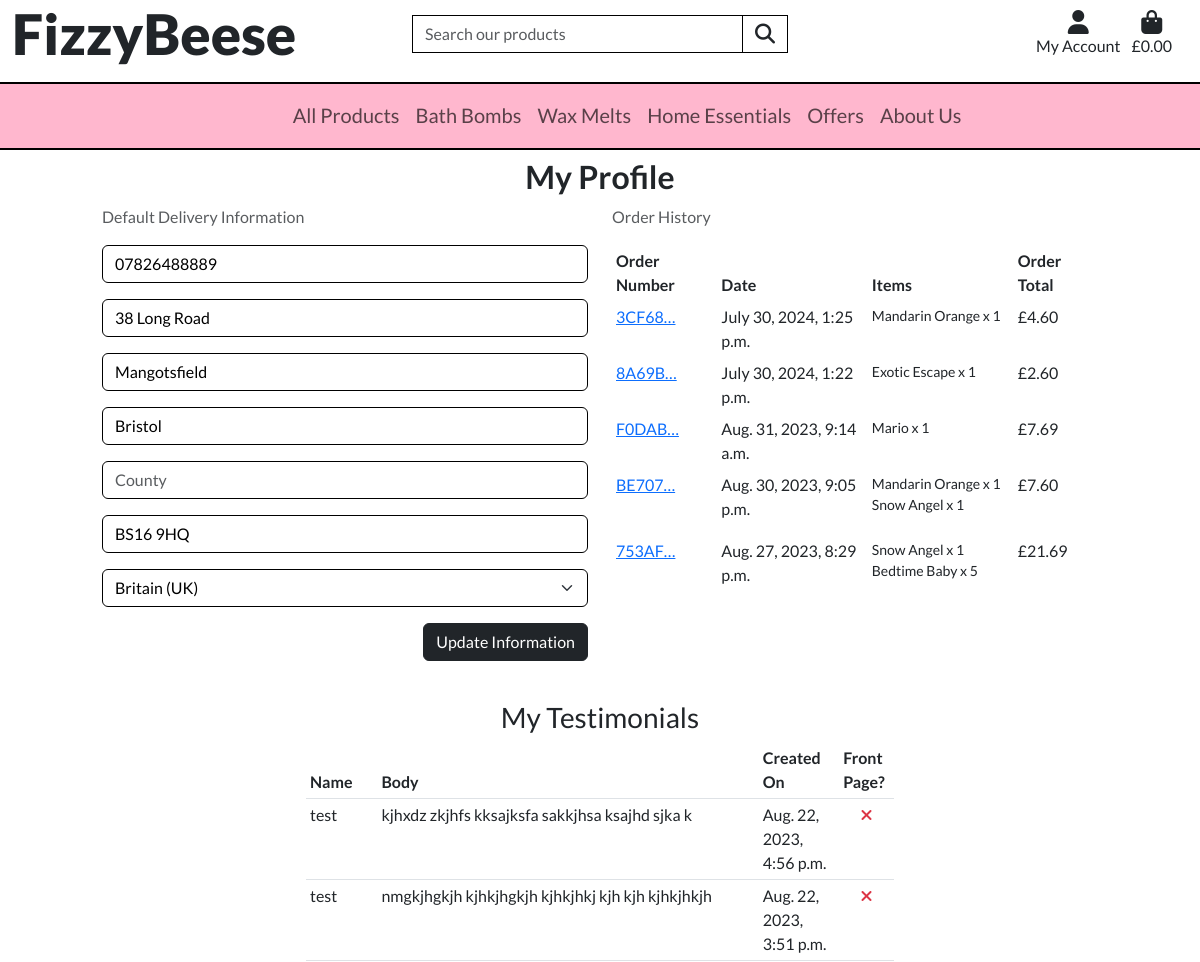
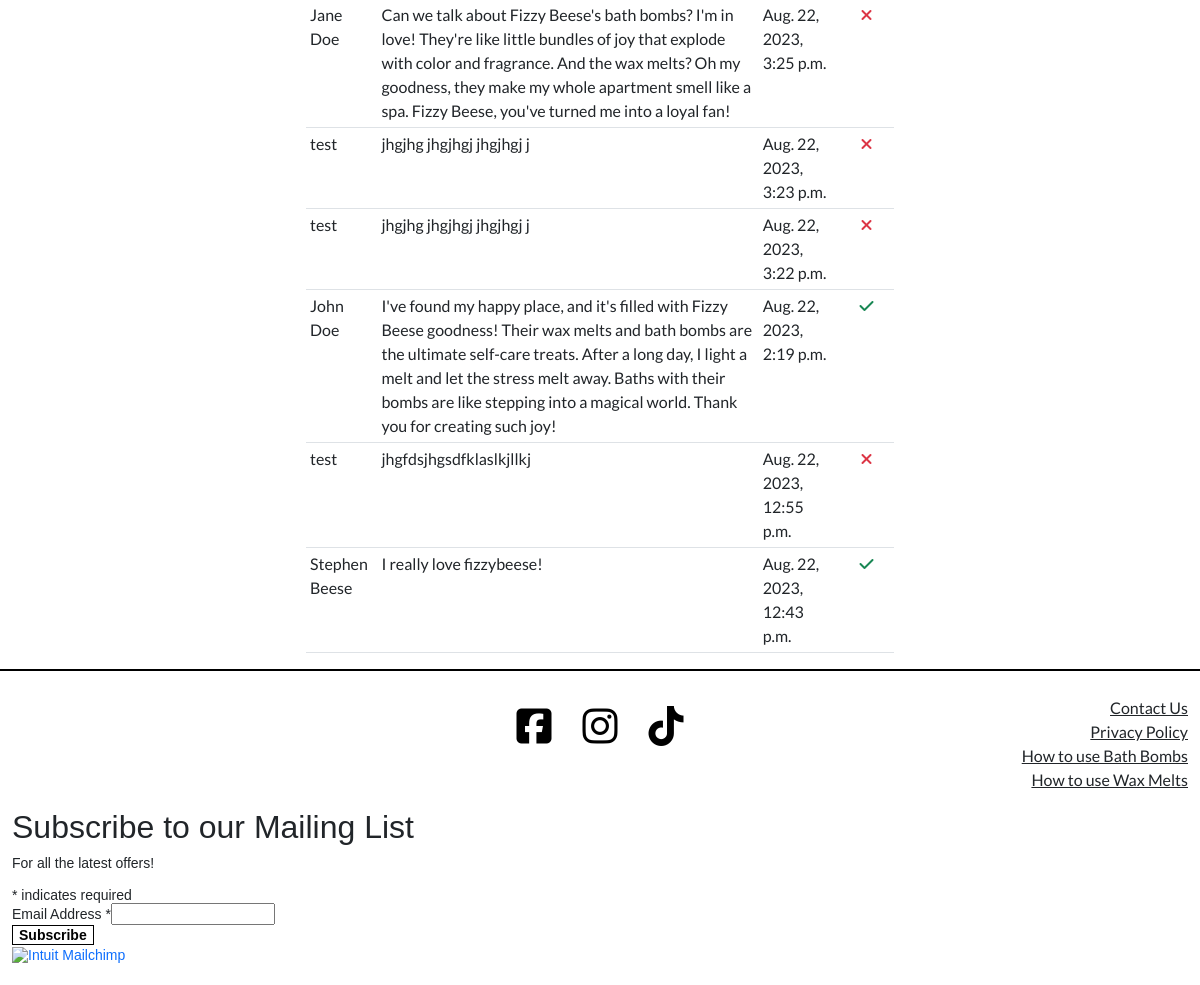
/profile/ (signed in), run on the app's committed database (2 pictures, top to bottom).
### profiles/models.py (models this page shows, shortened)
class UserProfile(models.Model):
    user = models.OneToOneField(User, on_delete=models.CASCADE)
    default_phone_number = models.CharField(
        max_length=20, null=True, blank=True)
    default_street_address1 = models.CharField(
        max_length=80, null=True, blank=True)
    default_street_address2 = models.CharField(
        max_length=80, null=True, blank=True)
    default_town_or_city = models.CharField(
        max_length=40, null=True, blank=True)
    default_county = models.CharField(max_length=80, null=True, blank=True)
    default_postcode = models.CharField(max_length=20, null=True, blank=True)
    default_country = CountryField(
        blank_label='Country', null=True, blank=True)

### checkout/models.py (models this page shows, shortened)
class Order(models.Model):
    order_number = models.CharField(max_length=32, null=False, editable=False)
    user_profile = models.ForeignKey(UserProfile, on_delete=models.SET_NULL,
                                     null=True, blank=True,
                                     related_name='orders')
    full_name = models.CharField(max_length=50, null=False, blank=False)
    email = models.EmailField(max_length=254, null=False, blank=False)
    phone_number = models.CharField(max_length=20, null=False, blank=False)
    country = CountryField(blank_label='Country *', null=False, blank=False)
    postcode = models.CharField(max_length=20, null=False, blank=False)
    town_or_city = models.CharField(max_length=40, null=False, blank=False)
    street_address1 = models.CharField(max_length=80, null=False, blank=False)
    street_address2 = models.CharField(max_length=80, null=True, blank=True)
    county = models.CharField(max_length=80, null=True, blank=True)
    date = models.DateTimeField(auto_now_add=True)
    total_weight = models.IntegerField(null=False, default=0)
    delivery_cost = models.DecimalField(
        max_digits=6, decimal_places=2, null=False, default=0)
    order_total = models.DecimalField(
        max_digits=10,
        decimal_places=2,
        null=False,
        default=0.00)
    grand_total = models.DecimalField(
        max_digits=10,
        decimal_places=2,
        null=False,
        default=0)
    original_bag = models.TextField(null=False, blank=False, default='')
    stripe_pid = models.CharField(
        max_length=254,
        null=False,
        blank=False,
        default='')

class OrderLineItem(models.Model):
    order = models.ForeignKey(
        Order,
        null=False,
        blank=False,
        on_delete=models.CASCADE,
        related_name='lineitems')
    product = models.ForeignKey(
        Product,
        null=False,
        blank=False,
        on_delete=models.CASCADE)
    quantity = models.IntegerField(null=False, blank=False, default=0)
    lineitem_total = models.DecimalField(
        max_digits=6,
        decimal_places=2,
        null=False,
        blank=False,
        editable=False)

### products/models.py (models this page shows, shortened)
class Product(models.Model):
    name = models.CharField(max_length=254, unique=True)
    description = models.TextField(null=True, blank=True)
    price = models.DecimalField(max_digits=5, decimal_places=2)
    stock_remaining = models.IntegerField(null=False)
    product_categories = models.ManyToManyField(
        ProductCategory)  # Links to ProductCategory
    fragrance_categories = models.ManyToManyField(
        FragranceCategory, blank=True)  # Links to FragranceCategory
    weight = models.IntegerField()
    sale_price = models.DecimalField(
        max_digits=5,
        decimal_places=2,
        null=True,
        blank=True)
    is_clearance = models.BooleanField()
    is_featured = models.BooleanField()
    is_hidden = models.BooleanField()
    image = models.ImageField(null=True, blank=True)
    label_image = models.ImageField(null=True, blank=True)
    uploaded_on = models.DateTimeField()

### testimonials/models.py (models this page shows, shortened)
class Testimonial(models.Model):
    user_profile = models.ForeignKey(UserProfile, on_delete=models.CASCADE,
                                     related_name='testimonials')
    name = models.CharField(max_length=50, null=False, blank=False)
    body = models.TextField(null=False, blank=False)
    approved = models.BooleanField(default=False)
    created_on = models.DateTimeField(auto_now_add=True)

### profiles/views.py (the view)
# urls.py: path('profile/', include('profiles.urls')),
@login_required
def profile(request):
    profile = get_object_or_404(UserProfile, user=request.user)
    if request.method == 'POST':
        form = UserProfileForm(request.POST, instance=profile)
        if form.is_valid():
            form.save()
            messages.success(request, 'Profile updated successfully')
        else:
            messages.error(
                request, 'Update failed. Please ensure the form is vaild.')
    else:
        form = UserProfileForm(instance=profile)
    orders = profile.orders.all().order_by('-date')
    testimonials = profile.testimonials.all().order_by('-created_on')
    template = 'profiles/profile.html/'
    context = {
        'form': form,
        'orders': orders,
        'testimonials': testimonials,
        'on_profile_page': True,
    }
    return render(request, template, context)

### profiles/forms.py
class UserProfileForm(forms.ModelForm):
    class Meta:
        model = UserProfile
        exclude = ('user',)
    def __init__(self, *args, **kwargs):
        super().__init__(*args, **kwargs)
        placeholders = {
            'default_phone_number': 'Phone Number',
            'default_street_address1': 'Street Address 1',
            'default_street_address2': 'Street Address 2 ',
            'default_town_or_city': 'Town or City',
            'default_county': 'County',
            'default_postcode': 'Postcode',
        }
        self.fields['default_phone_number'].widget.attrs['autofocus'] = True
        for field in self.fields:
            if field != 'default_country':
                if self.fields[field].required:
                    placeholder = f'{placeholders[field]} *'
                else:
                    placeholder = placeholders[field]
                self.fields[field].widget.attrs['placeholder'] = placeholder
            self.fields[field].widget.attrs['class'] = 'border-black profile-form-input'
            self.fields[field].label = False

### bag/contexts.py (called while the page is built, shortened)
def bag_contents(request):
    bag_items = []
    total = 0
    product_count = 0
    total_weight = 0
    bag = request.session.get('bag', {})
    if total < settings.FREE_DELIVERY_THRESHOLD:
        if product_count == 0:
            delivery = 0
        free_delivery_delta = settings.FREE_DELIVERY_THRESHOLD - total
    else:
        delivery = 0
        free_delivery_delta = 0
    grand_total = delivery + total
    context = {
        'bag_items': bag_items,
        'total': total,
        'product_count': product_count,
        'total_weight': total_weight,
        'delivery': delivery,
        'free_delivery_delta': free_delivery_delta,
        'free_delivery_threshold': settings.FREE_DELIVERY_THRESHOLD,
        'grand_total': grand_total,
    }
    return context

### home/contexts.py (called while the page is built)
def offers(model):
    clearance_products = Product.objects.filter(is_clearance=True)
    sale_products = Product.objects.filter(sale_price=True)
    context = {
        'clearance_products': clearance_products,
        'sale_products': sale_products,
    }
    return context

### testimonials/contexts.py (called while the page is built)
def testimonial_context(request):
    testimonials = Testimonial.objects.filter(approved=True)
    context = {
        'testimonials': testimonials,
    }
    return context

### profiles/templates/profiles/profile.html (shortened to what this page needs)
{% extends 'base.html' %}
{% load static %}
{% block extra_css %}
<link rel="stylesheet" href="{% static 'profiles/css/profile.css' %}">
{% endblock %}
{% block content %}
<div class="row checkout-container mx-0">
    <div class="col-12">
        <h2 class="text-center my-2 fw-bold">My Profile</h2>
    </div>
</div>
<div class="row justify-content-center">
    <div class="col-lg-5 col-10">
        <p class="text-muted">
            Default Delivery Information
        </p>
        <form class="mt-3" action="{% url 'profile' %}" method="POST" id="profile-update-form">
            {{ form|crispy }}
            <button class="btn btn-dark float-end mb-3">Update Information</button>
        </form>
    </div>
    <div class="col-lg-5 col-10">
        <p class="text-muted">Order History</p>
        {% if orders %}
        <div class="order-history table-responsive">
            <table class="table table-sm table-borderless">
                <thead>
                    <tr>
                        <th>Order Number</th>
                        <th>Date</th>
                        <th>Items</th>
                        <th>Order Total</th>
                    </tr>
                </thead>
                <tbody>
                    {% for order in orders %}
                    <tr>
                        <td>
                            <a href="{% url 'order_history' order.order_number %}" title="{{ order.order_number}}">
                                {{ order.order_number|truncatechars:6 }}
                            </a>
                        </td>
                        <td>{{ order.date }}</td>
                        <td>
                            <ul class="list-unstyled">
                                {% for item in order.lineitems.all %}
                                <li class="small">
                                    {{ item.product.name }} x {{ item.quantity }}
                                </li>
                                {% endfor %}
                            </ul>
                        </td>
                        <td>£{{ order.grand_total }}</td>
                    </tr>
                    {% endfor %}
                </tbody>
            </table>
        </div>
        {% else %}
        <h3 class="mb-3 text-center">You currently have no order history.</h3>
        {% endif %}
    </div>
</div>
{% if testimonials %}
<div class="row justify-content-center mt-4">
    <div class="col-6">
        <h3 class="text-center">My Testimonials</h3>
        <table class="table table-sm">
            <thead>
                <tr>
                    <th>Name</th>
                    <th>Body</th>
                    <th>Created On</th>
                    <th>Front Page?</th>
                </tr>
            </thead>
            <tbody>
                {% for testimonial in testimonials %}
                <tr>
                    <td>{{ testimonial.name }}</td>
                    <td class="mw-50">{{ testimonial.body }}</td>
                    <td>{{ testimonial.created_on }}</td>
                    <td class="text-center">
                        {% if testimonial.approved %}
                        <span class="text-success">
                            <i class="fa-solid fa-check"></i>
                        </span>
                        {% else %}
                        <span class="text-danger">
                            <i class="fa-solid fa-xmark"></i>
                        </span>
                        {% endif %}
                    </td>
                </tr>
                {% endfor %}
            </tbody>
        </table>
    </div>
</div>
{% endif %}
{% endblock %}

### static/css/base.css (style rules this page uses)
html { height: 100% }
body { font-family: 'Lato', sans-serif; font-weight: 400; width: 100vw; }
.form-control { border: 1px solid black; }

### profiles/static/profiles/css/profile.css (style rules this page uses)
.order-history { max-height: 362px; overflow-y: auto; }
#profile-update-form .form-control { color: #000; }
#profile-update-form input::placeholder { color: #595c5f; }
#id_default_country, #id_default_country option:not(:first-child) { color: #000; }

### data on the page
UserProfile: default_phone_number "07826488889", default_street_address1 "38 Long Road", default_street_address2 "Mangotsfield", default_town_or_city "Bristol", default_postcode "BS16 9HQ", default_country "Britain (UK)"
Order: order_number "3CF68…", date "July 30, 2024, 1:25 p.m.", grand_total "4.60"
OrderLineItem: product.name "Mandarin Orange", quantity "1"
Order: order_number "8A69B…", date "July 30, 2024, 1:22 p.m.", grand_total "2.60"
OrderLineItem: product.name "Exotic Escape", quantity "1"
Order: order_number "F0DAB…", date "Aug. 31, 2023, 9:14 a.m.", grand_total "7.69"
OrderLineItem: product.name "Mario", quantity "1"
Order: order_number "BE707…", date "Aug. 30, 2023, 9:05 p.m.", grand_total "7.60"
OrderLineItem: product.name "Mandarin Orange", quantity "1"
OrderLineItem: product.name "Snow Angel", quantity "1"
Order: order_number "753AF…", date "Aug. 27, 2023, 8:29 p.m.", grand_total "21.69"
OrderLineItem: product.name "Snow Angel", quantity "1"
OrderLineItem: product.name "Bedtime Baby", quantity "5"
Testimonial: name "test", body "kjhxdz zkjhfs kksajksfa sakkjhsa ksajhd sjka k", created_on "Aug. 22, 2023, 4:56 p.m.", approved False (drawn)
Testimonial: name "test", body "nmgkjhgkjh kjhkjhgkjh kjhkjhkj kjh kjh kjhkjhkjh", created_on "Aug. 22, 2023, 3:51 p.m.", approved False (drawn)
Testimonial: name "Jane Doe", body "Can we talk about Fizzy Beese's bath bombs? I'm in love! They're like little bundles of joy that explode with color and fragrance. And the wax melts? Oh my goodness, they make my whole apartment smell like a spa. Fizzy Beese, you've turned me into a loyal fan!", created_on "Aug. 22, 2023, 3:25 p.m.", approved False (drawn)
Testimonial: name "test", body "jhgjhg jhgjhgj jhgjhgj j", created_on "Aug. 22, 2023, 3:23 p.m.", approved False (drawn)
Testimonial: name "test", body "jhgjhg jhgjhgj jhgjhgj j", created_on "Aug. 22, 2023, 3:22 p.m.", approved False (drawn)
Testimonial: name "John Doe", body "I've found my happy place, and it's filled with Fizzy Beese goodness! Their wax melts and bath bombs are the ultimate self-care treats. After a long day, I light a melt and let the stress melt away. Baths with their bombs are like stepping into a magical world. Thank you for creating such joy!", created_on "Aug. 22, 2023, 2:19 p.m.", approved True (drawn)
Testimonial: name "test", body "jhgfdsjhgsdfklaslkjllkj", created_on "Aug. 22, 2023, 12:55 p.m.", approved False (drawn)
Testimonial: name "Stephen Beese", body "I really love fizzybeese!", created_on "Aug. 22, 2023, 12:43 p.m.", approved True (drawn)
